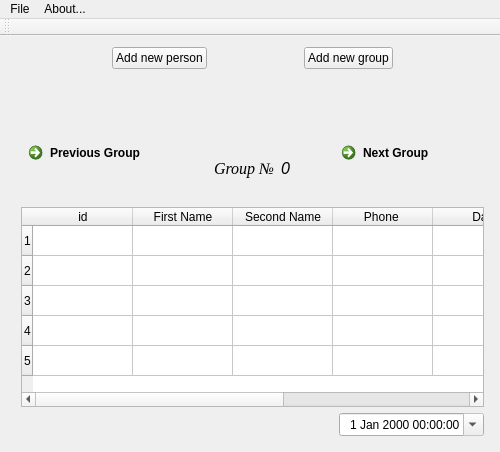
<?xml version="1.0" encoding="UTF-8"?>
<ui version="4.0">
 <class>MainWindow</class>
 <widget class="QMainWindow" name="MainWindow">
  <property name="geometry">
   <rect>
    <x>0</x>
    <y>0</y>
    <width>500</width>
    <height>452</height>
   </rect>
  </property>
  <property name="minimumSize">
   <size>
    <width>500</width>
    <height>452</height>
   </size>
  </property>
  <property name="maximumSize">
   <size>
    <width>500</width>
    <height>483</height>
   </size>
  </property>
  <property name="windowTitle">
   <string>Teacher Managment</string>
  </property>
  <widget class="QWidget" name="widget">
   <property name="minimumSize">
    <size>
     <width>500</width>
     <height>452</height>
    </size>
   </property>
   <property name="maximumSize">
    <size>
     <width>500</width>
     <height>452</height>
    </size>
   </property>
   <property name="layoutDirection">
    <enum>Qt::LeftToRight</enum>
   </property>
   <widget class="QWidget" name="verticalLayoutWidget">
    <property name="geometry">
     <rect>
      <x>10</x>
      <y>0</y>
      <width>485</width>
      <height>411</height>
     </rect>
    </property>
    <layout class="QVBoxLayout" name="verticalLayout">
     <property name="sizeConstraint">
      <enum>QLayout::SetMaximumSize</enum>
     </property>
     <item>
      <layout class="QHBoxLayout" name="horizontalLayout">
       <item>
        <spacer name="horizontalSpacer">
         <property name="orientation">
          <enum>Qt::Horizontal</enum>
         </property>
         <property name="sizeHint" stdset="0">
          <size>
           <width>40</width>
           <height>20</height>
          </size>
         </property>
        </spacer>
       </item>
       <item>
        <widget class="QPushButton" name="pushButton_2">
         <property name="text">
          <string>Add new person</string>
         </property>
        </widget>
       </item>
       <item>
        <spacer name="horizontalSpacer_2">
         <property name="orientation">
          <enum>Qt::Horizontal</enum>
         </property>
         <property name="sizeHint" stdset="0">
          <size>
           <width>40</width>
           <height>20</height>
          </size>
         </property>
        </spacer>
       </item>
       <item>
        <widget class="QPushButton" name="pushButton">
         <property name="text">
          <string>Add new group</string>
         </property>
        </widget>
       </item>
       <item>
        <spacer name="horizontalSpacer_3">
         <property name="orientation">
          <enum>Qt::Horizontal</enum>
         </property>
         <property name="sizeHint" stdset="0">
          <size>
           <width>40</width>
           <height>20</height>
          </size>
         </property>
        </spacer>
       </item>
      </layout>
     </item>
     <item>
      <spacer name="verticalSpacer_2">
       <property name="orientation">
        <enum>Qt::Vertical</enum>
       </property>
       <property name="sizeType">
        <enum>QSizePolicy::Fixed</enum>
       </property>
       <property name="sizeHint" stdset="0">
        <size>
         <width>20</width>
         <height>60</height>
        </size>
       </property>
      </spacer>
     </item>
     <item>
      <layout class="QHBoxLayout" name="horizontalLayout_2">
       <item>
        <widget class="QCommandLinkButton" name="commandLinkButton_2">
         <property name="maximumSize">
          <size>
           <width>150</width>
           <height>100</height>
          </size>
         </property>
         <property name="toolTipDuration">
          <number>-1</number>
         </property>
         <property name="text">
          <string>Previous Group</string>
         </property>
        </widget>
       </item>
       <item>
        <spacer name="horizontalSpacer_6">
         <property name="orientation">
          <enum>Qt::Horizontal</enum>
         </property>
         <property name="sizeHint" stdset="0">
          <size>
           <width>40</width>
           <height>20</height>
          </size>
         </property>
        </spacer>
       </item>
       <item>
        <widget class="QLabel" name="label">
         <property name="enabled">
          <bool>true</bool>
         </property>
         <property name="font">
          <font>
           <family>Times New Roman</family>
           <pointsize>12</pointsize>
           <italic>true</italic>
          </font>
         </property>
         <property name="text">
          <string>Group №</string>
         </property>
         <property name="textFormat">
          <enum>Qt::AutoText</enum>
         </property>
         <property name="margin">
          <number>5</number>
         </property>
        </widget>
       </item>
       <item>
        <widget class="QLabel" name="label_2">
         <property name="enabled">
          <bool>true</bool>
         </property>
         <property name="sizePolicy">
          <sizepolicy hsizetype="Minimum" vsizetype="Minimum">
           <horstretch>0</horstretch>
           <verstretch>0</verstretch>
          </sizepolicy>
         </property>
         <property name="maximumSize">
          <size>
           <width>40</width>
           <height>100</height>
          </size>
         </property>
         <property name="font">
          <font>
           <pointsize>12</pointsize>
           <italic>true</italic>
          </font>
         </property>
         <property name="text">
          <string>0</string>
         </property>
        </widget>
       </item>
       <item>
        <spacer name="horizontalSpacer_4">
         <property name="orientation">
          <enum>Qt::Horizontal</enum>
         </property>
         <property name="sizeHint" stdset="0">
          <size>
           <width>40</width>
           <height>20</height>
          </size>
         </property>
        </spacer>
       </item>
       <item>
        <widget class="QCommandLinkButton" name="commandLinkButton">
         <property name="maximumSize">
          <size>
           <width>150</width>
           <height>100</height>
          </size>
         </property>
         <property name="text">
          <string>Next Group</string>
         </property>
        </widget>
       </item>
      </layout>
     </item>
     <item>
      <widget class="QTableWidget" name="tableWidget">
       <property name="maximumSize">
        <size>
         <width>16777215</width>
         <height>200</height>
        </size>
       </property>
       <property name="rowCount">
        <number>5</number>
       </property>
       <property name="columnCount">
        <number>7</number>
       </property>
       <row>
        <property name="text">
         <string>1</string>
        </property>
       </row>
       <row>
        <property name="text">
         <string>2</string>
        </property>
       </row>
       <row>
        <property name="text">
         <string>3</string>
        </property>
       </row>
       <row>
        <property name="text">
         <string>4</string>
        </property>
       </row>
       <row>
        <property name="text">
         <string>5</string>
        </property>
       </row>
       <column>
        <property name="text">
         <string>id</string>
        </property>
       </column>
       <column>
        <property name="text">
         <string>First Name</string>
        </property>
       </column>
       <column>
        <property name="text">
         <string>Second Name</string>
        </property>
       </column>
       <column>
        <property name="text">
         <string>Phone </string>
        </property>
       </column>
       <column>
        <property name="text">
         <string>Day</string>
        </property>
       </column>
       <column>
        <property name="text">
         <string>Payed</string>
        </property>
       </column>
       <column>
        <property name="text">
         <string>Notes</string>
        </property>
       </column>
      </widget>
     </item>
     <item>
      <layout class="QHBoxLayout" name="horizontalLayout_3">
       <item>
        <spacer name="horizontalSpacer_5">
         <property name="orientation">
          <enum>Qt::Horizontal</enum>
         </property>
         <property name="sizeHint" stdset="0">
          <size>
           <width>40</width>
           <height>20</height>
          </size>
         </property>
        </spacer>
       </item>
       <item>
        <widget class="QDateTimeEdit" name="dateTimeEdit">
         <property name="cursor">
          <cursorShape>ForbiddenCursor</cursorShape>
         </property>
         <property name="autoFillBackground">
          <bool>true</bool>
         </property>
         <property name="alignment">
          <set>Qt::AlignRight|Qt::AlignTrailing|Qt::AlignVCenter</set>
         </property>
         <property name="readOnly">
          <bool>true</bool>
         </property>
         <property name="keyboardTracking">
          <bool>false</bool>
         </property>
         <property name="minimumDateTime">
          <datetime>
           <hour>0</hour>
           <minute>0</minute>
           <second>0</second>
           <year>1764</year>
           <month>9</month>
           <day>14</day>
          </datetime>
         </property>
         <property name="currentSection">
          <enum>QDateTimeEdit::MonthSection</enum>
         </property>
         <property name="calendarPopup">
          <bool>true</bool>
         </property>
         <property name="timeSpec">
          <enum>Qt::LocalTime</enum>
         </property>
        </widget>
       </item>
      </layout>
     </item>
    </layout>
   </widget>
  </widget>
  <widget class="QMenuBar" name="menubar">
   <property name="geometry">
    <rect>
     <x>0</x>
     <y>0</y>
     <width>500</width>
     <height>21</height>
    </rect>
   </property>
   <widget class="QMenu" name="menuFile">
    <property name="title">
     <string>File</string>
    </property>
    <addaction name="actionO_pen"/>
    <addaction name="action_Save"/>
    <addaction name="separator"/>
    <addaction name="actionEx_it"/>
   </widget>
   <widget class="QMenu" name="menuAbout">
    <property name="title">
     <string>About...</string>
    </property>
   </widget>
   <addaction name="menuFile"/>
   <addaction name="menuAbout"/>
  </widget>
  <widget class="QToolBar" name="toolBar">
   <property name="windowTitle">
    <string>toolBar</string>
   </property>
   <attribute name="toolBarArea">
    <enum>TopToolBarArea</enum>
   </attribute>
   <attribute name="toolBarBreak">
    <bool>false</bool>
   </attribute>
  </widget>
  <action name="actionO_pen">
   <property name="text">
    <string>O&amp;pen..</string>
   </property>
  </action>
  <action name="action_Save">
   <property name="text">
    <string>&amp;Save</string>
   </property>
  </action>
  <action name="actionEx_it">
   <property name="text">
    <string>Ex&amp;it</string>
   </property>
  </action>
 </widget>
 <layoutdefault spacing="6" margin="11"/>
 <resources/>
 <connections>
  <connection>
   <sender>actionEx_it</sender>
   <signal>triggered(bool)</signal>
   <receiver>MainWindow</receiver>
   <slot>close()</slot>
   <hints>
    <hint type="sourcelabel">
     <x>-1</x>
     <y>-1</y>
    </hint>
    <hint type="destinationlabel">
     <x>399</x>
     <y>299</y>
    </hint>
   </hints>
  </connection>
 </connections>
</ui>
